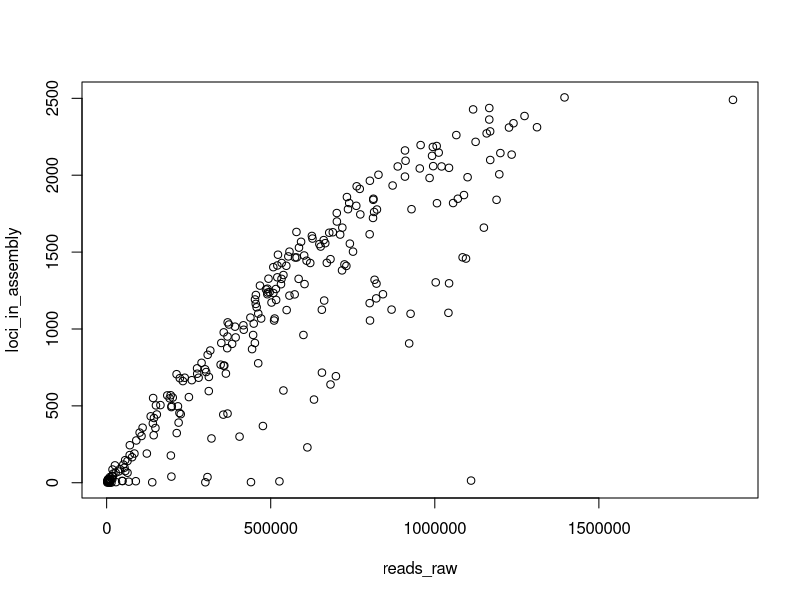
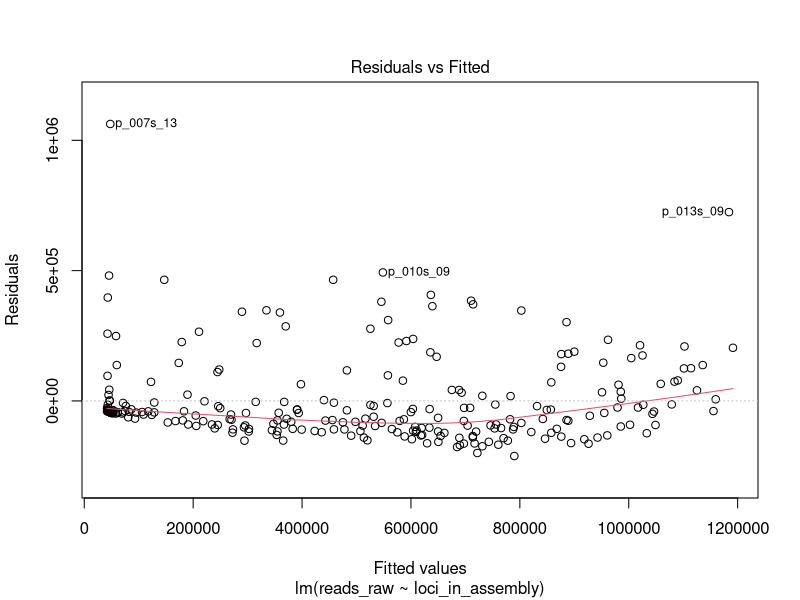
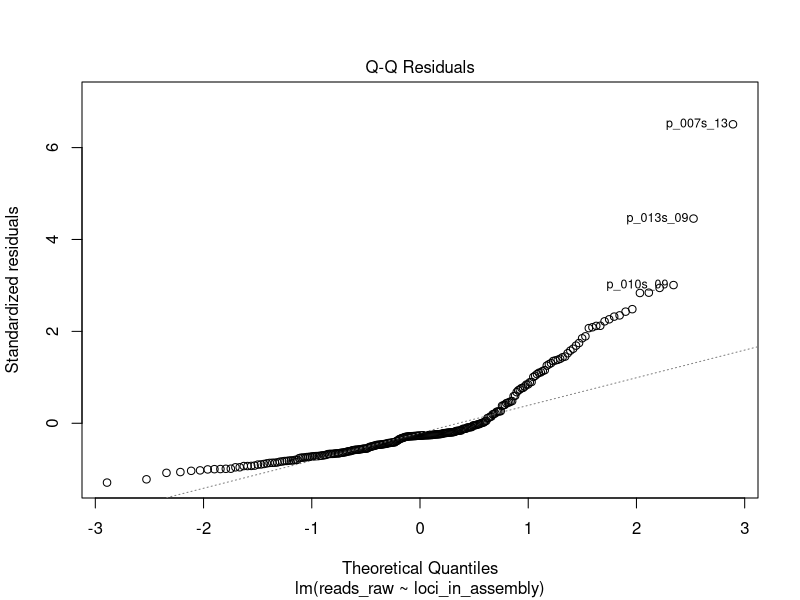
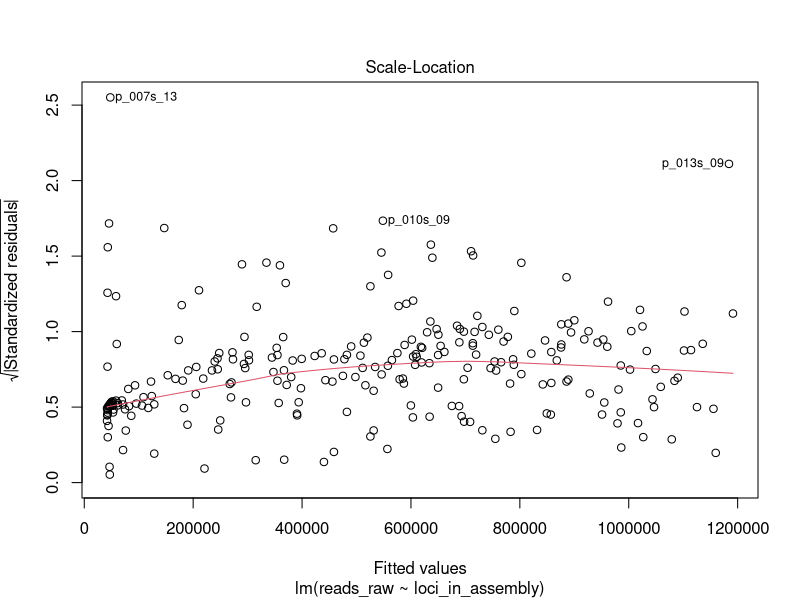
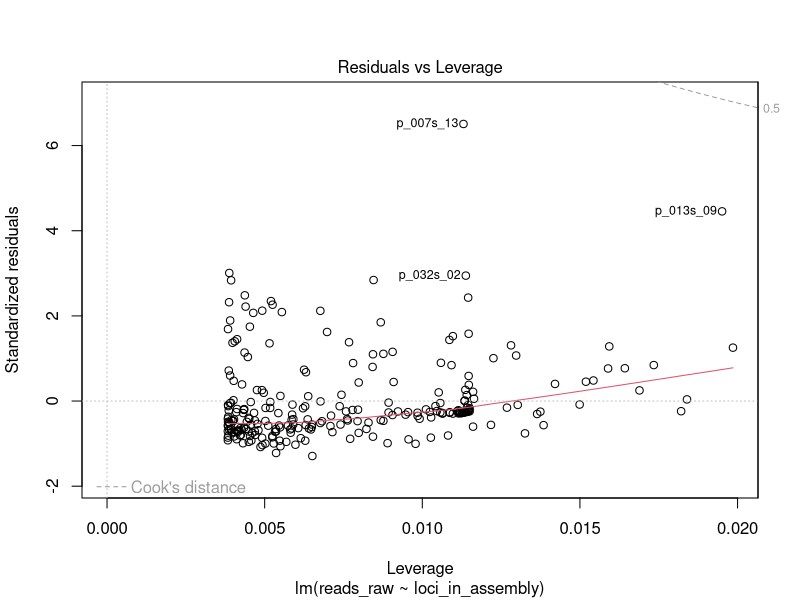

Generate these figures, in order, with R:
setwd('/Users/jimblotter/Desktop/Grad_School/Data_Analysis/erisor/QC/')
stats <- read.table("erisor_reps_stats.txt", header = TRUE, fill = TRUE)
reads_raw <- stats[,2]
loci_in_assembly <- stats[,9]

reads_and_loci <- subset(stats, select = c("reads_raw", "loci_in_assembly"))
summary(reads_and_loci)
plot(reads_and_loci)

fit <- lm(reads_raw ~ loci_in_assembly, data=stats)
summary(fit)
plot(fit)
